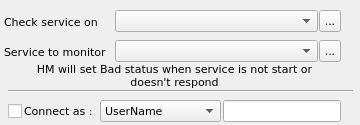
<?xml version="1.0" encoding="UTF-8"?>
<ui version="4.0">
 <class>ServiceWidget</class>
 <widget class="QWidget" name="ServiceWidget">
  <property name="geometry">
   <rect>
    <x>0</x>
    <y>0</y>
    <width>360</width>
    <height>125</height>
   </rect>
  </property>
  <property name="font">
   <font>
    <family>DejaVu Sans</family>
    <pointsize>8</pointsize>
   </font>
  </property>
  <property name="windowTitle">
   <string>Service</string>
  </property>
  <property name="toolTip">
   <string>Service</string>
  </property>
  <property name="statusTip">
   <string>Service</string>
  </property>
  <property name="locale">
   <locale language="English" country="UnitedStates"/>
  </property>
  <widget class="QLineEdit" name="lineConnectAspassword">
   <property name="geometry">
    <rect>
     <x>223</x>
     <y>100</y>
     <width>118</width>
     <height>22</height>
    </rect>
   </property>
  </widget>
  <widget class="QLabel" name="lblCheckServiceOn">
   <property name="geometry">
    <rect>
     <x>4</x>
     <y>12</y>
     <width>111</width>
     <height>19</height>
    </rect>
   </property>
   <property name="text">
    <string>Check service on </string>
   </property>
  </widget>
  <widget class="Line" name="Bevel28_3">
   <property name="geometry">
    <rect>
     <x>8</x>
     <y>90</y>
     <width>345</width>
     <height>3</height>
    </rect>
   </property>
   <property name="orientation">
    <enum>Qt::Horizontal</enum>
   </property>
  </widget>
  <widget class="QComboBox" name="cmbCheckServiceOn">
   <property name="geometry">
    <rect>
     <x>115</x>
     <y>10</y>
     <width>203</width>
     <height>22</height>
    </rect>
   </property>
  </widget>
  <widget class="QToolButton" name="btnCheckServiceOn">
   <property name="geometry">
    <rect>
     <x>319</x>
     <y>10</y>
     <width>22</width>
     <height>22</height>
    </rect>
   </property>
   <property name="text">
    <string>...</string>
   </property>
   <property name="icon">
    <iconset resource="../../qHostMonitor.qrc">
     <normaloff>:/img/browse.png</normaloff>:/img/browse.png</iconset>
   </property>
  </widget>
  <widget class="QCheckBox" name="chkConnectAs">
   <property name="geometry">
    <rect>
     <x>8</x>
     <y>100</y>
     <width>90</width>
     <height>22</height>
    </rect>
   </property>
   <property name="font">
    <font>
     <pointsize>8</pointsize>
    </font>
   </property>
   <property name="styleSheet">
    <string notr="true">spacing: 2px;</string>
   </property>
   <property name="text">
    <string>Connect as :</string>
   </property>
  </widget>
  <widget class="QComboBox" name="cmbConnectAsUser">
   <property name="geometry">
    <rect>
     <x>100</x>
     <y>100</y>
     <width>121</width>
     <height>22</height>
    </rect>
   </property>
   <item>
    <property name="text">
     <string>UserName</string>
    </property>
   </item>
  </widget>
  <widget class="QToolButton" name="btnServiceToMonitor">
   <property name="geometry">
    <rect>
     <x>319</x>
     <y>40</y>
     <width>22</width>
     <height>22</height>
    </rect>
   </property>
   <property name="text">
    <string>...</string>
   </property>
   <property name="icon">
    <iconset resource="../../qHostMonitor.qrc">
     <normaloff>:/img/browse.png</normaloff>:/img/browse.png</iconset>
   </property>
  </widget>
  <widget class="QComboBox" name="cmbServiceToMonitor">
   <property name="geometry">
    <rect>
     <x>115</x>
     <y>40</y>
     <width>203</width>
     <height>22</height>
    </rect>
   </property>
  </widget>
  <widget class="QLabel" name="lblServiceToMonitor">
   <property name="geometry">
    <rect>
     <x>4</x>
     <y>42</y>
     <width>111</width>
     <height>19</height>
    </rect>
   </property>
   <property name="text">
    <string>Service to monitor</string>
   </property>
  </widget>
  <widget class="QLabel" name="label_17">
   <property name="geometry">
    <rect>
     <x>4</x>
     <y>60</y>
     <width>341</width>
     <height>31</height>
    </rect>
   </property>
   <property name="text">
    <string>HM will set Bad status when service is not start or
doesn't respond</string>
   </property>
   <property name="alignment">
    <set>Qt::AlignCenter</set>
   </property>
  </widget>
 </widget>
 <resources>
  <include location="../../qHostMonitor.qrc"/>
  <include location="../../qHostMonitor.qrc"/>
 </resources>
 <connections/>
</ui>
